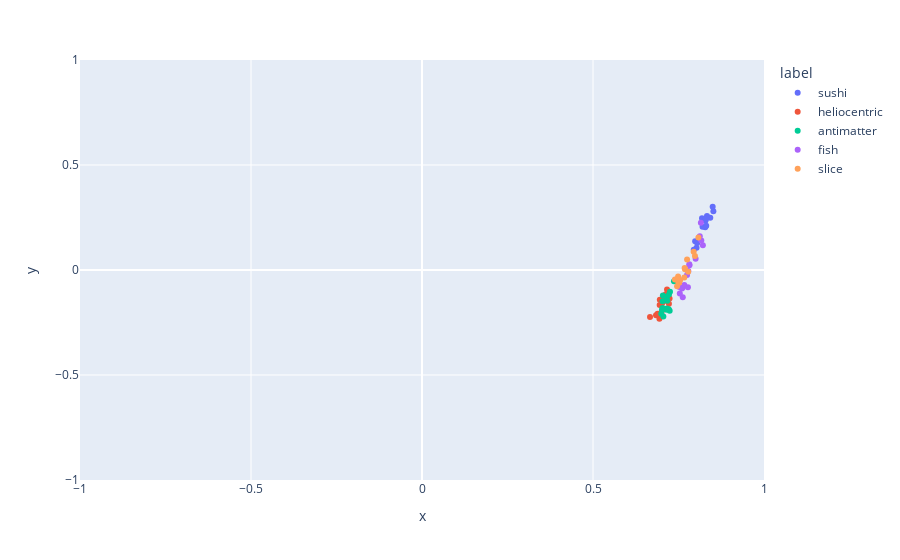

Write notebook code for a chart like this one.
### Code cell
fig = px.scatter(complete_df, x='x', y='y', color='label')
fig.update_yaxes(range=[-1,1])
fig.update_xaxes(range=[-1,1])
fig.show()

### Figure 1 — Plotly figure (JSON) as saved in the notebook; plotly's stock layout.template omitted (floating-point values rounded to 4 significant figures)
{"data": [{"hovertemplate": "label=sushi<br>x=%{x}<br>y=%{y}<extra></extra>", "legendgroup": "sushi", "marker": {"color": "#636efa", "symbol": "circle"}, "mode": "markers", "name": "sushi", "orientation": "v", "showlegend": true, "type": "scatter", "x": [0.8296, 0.7987, 0.8047, 0.852, 0.8282, 0.8202, 0.8499, 0.8187, 0.8333, 0.827, 0.8286, 0.7946, 0.8028, 0.8429, 0.8311, 0.8288], "xaxis": "x", "y": [0.2399, 0.1366, 0.1287, 0.2795, 0.2032, 0.2059, 0.3014, 0.2466, 0.2575, 0.2381, 0.2348, 0.09606, 0.1063, 0.2489, 0.2112, 0.2437], "yaxis": "y"}, {"hovertemplate": "label=heliocentric<br>x=%{x}<br>y=%{y}<extra></extra>", "legendgroup": "heliocentric", "marker": {"color": "#EF553B", "symbol": "circle"}, "mode": "markers", "name": "heliocentric", "orientation": "v", "showlegend": true, "type": "scatter", "x": [0.7069, 0.6954, 0.7114, 0.722, 0.7005, 0.6843, 0.6942, 0.6667, 0.6889, 0.7027, 0.7021, 0.6949, 0.7165, 0.7239, 0.7153, 0.7165], "xaxis": "x", "y": [-0.1389, -0.1419, -0.1176, -0.1612, -0.2001, -0.2159, -0.2324, -0.2241, -0.2087, -0.1434, -0.1581, -0.167, -0.1115, -0.1358, -0.1476, -0.09338], "yaxis": "y"}, {"hovertemplate": "label=antimatter<br>x=%{x}<br>y=%{y}<extra></extra>", "legendgroup": "antimatter", "marker": {"color": "#00cc96", "symbol": "circle"}, "mode": "markers", "name": "antimatter", "orientation": "v", "showlegend": true, "type": "scatter", "x": [0.6995, 0.7035, 0.7368, 0.7242, 0.7057, 0.7033, 0.715, 0.7043, 0.7252, 0.7161, 0.7222, 0.7146, 0.7172, 0.7215, 0.7165, 0.7017], "xaxis": "x", "y": [-0.2079, -0.1482, -0.05383, -0.1942, -0.221, -0.1812, -0.1895, -0.1208, -0.1038, -0.1291, -0.1171, -0.1284, -0.147, -0.187, -0.1833, -0.1896], "yaxis": "y"}, {"hovertemplate": "label=fish<br>x=%{x}<br>y=%{y}<extra></extra>", "legendgroup": "fish", "marker": {"color": "#ab63fa", "symbol": "circle"}, "mode": "markers", "name": "fish", "orientation": "v", "showlegend": true, "type": "scatter", "x": [0.762, 0.7526, 0.7601, 0.8213, 0.8168, 0.8122, 0.8001, 0.8154, 0.7788, 0.782, 0.775, 0.7816, 0.7669, 0.7775, 0.7625, 0.7538], "xaxis": "x", "y": [-0.08363, -0.08042, -0.08789, 0.1175, 0.1401, 0.1613, 0.05302, 0.2253, -0.004618, 0.0224, -0.02353, 0.02707, -0.07198, -0.0823, -0.1297, -0.1119], "yaxis": "y"}, {"hovertemplate": "label=slice<br>x=%{x}<br>y=%{y}<extra></extra>", "legendgroup": "slice", "marker": {"color": "#FFA15A", "symbol": "circle"}, "mode": "markers", "name": "slice", "orientation": "v", "showlegend": true, "type": "scatter", "x": [0.7518, 0.7488, 0.7514, 0.7981, 0.8082, 0.7751, 0.7943, 0.7396, 0.768, 0.7497, 0.7546, 0.7512, 0.769, 0.7784, 0.7671, 0.7458], "xaxis": "x", "y": [-0.06066, -0.03103, -0.05844, 0.06659, 0.1542, 0.05039, 0.08635, -0.04531, 0.009939, -0.05745, -0.04909, -0.04461, 0.003832, -0.007825, -0.03612, -0.07756], "yaxis": "y"}], "layout": {"legend": {"title": {"text": "label"}, "tracegroupgap": 0}, "margin": {"t": 60}, "xaxis": {"anchor": "y", "domain": [0, 1], "range": [-1, 1], "title": {"text": "x"}}, "yaxis": {"anchor": "x", "domain": [0, 1], "range": [-1, 1], "title": {"text": "y"}}}}
